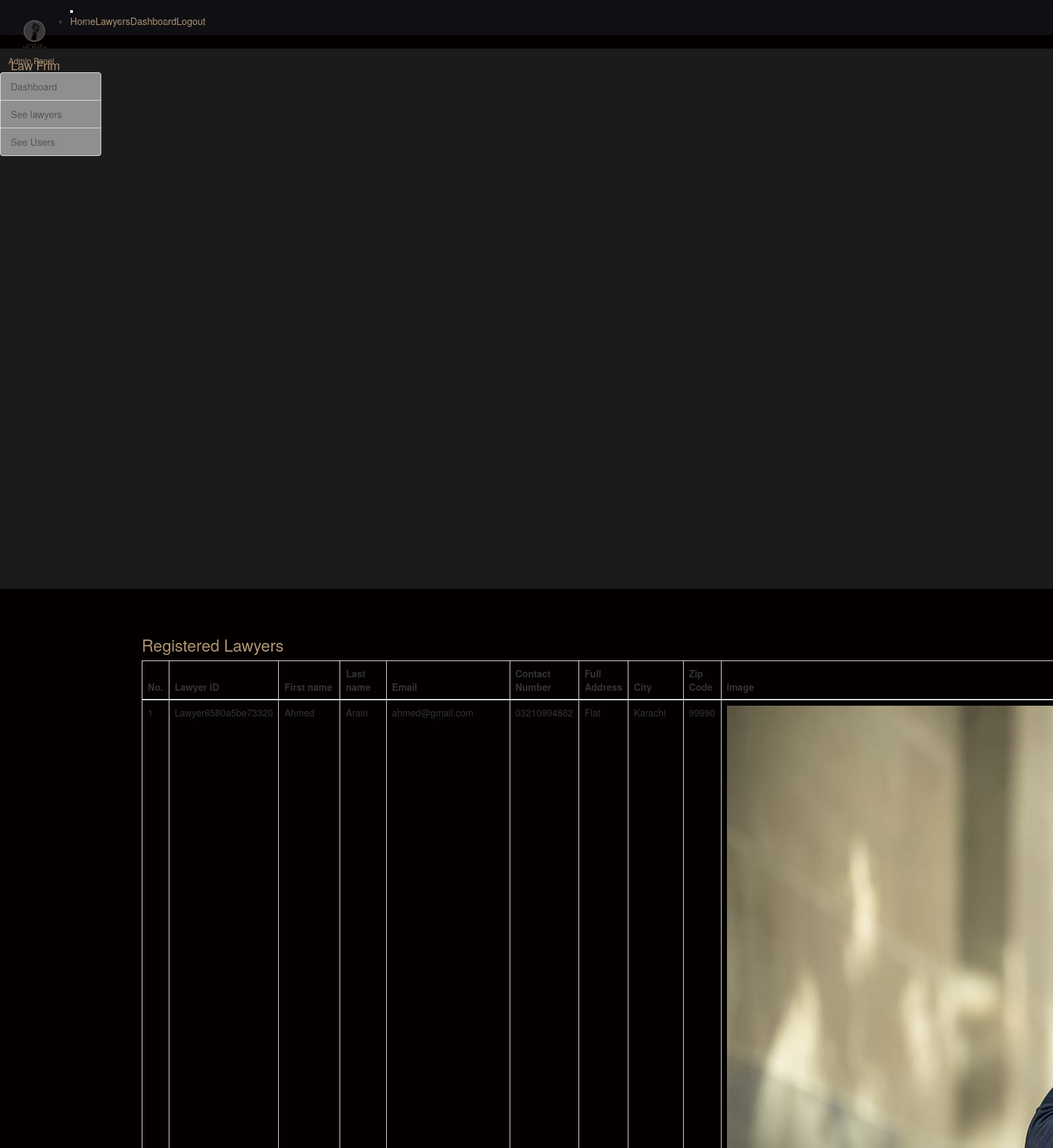
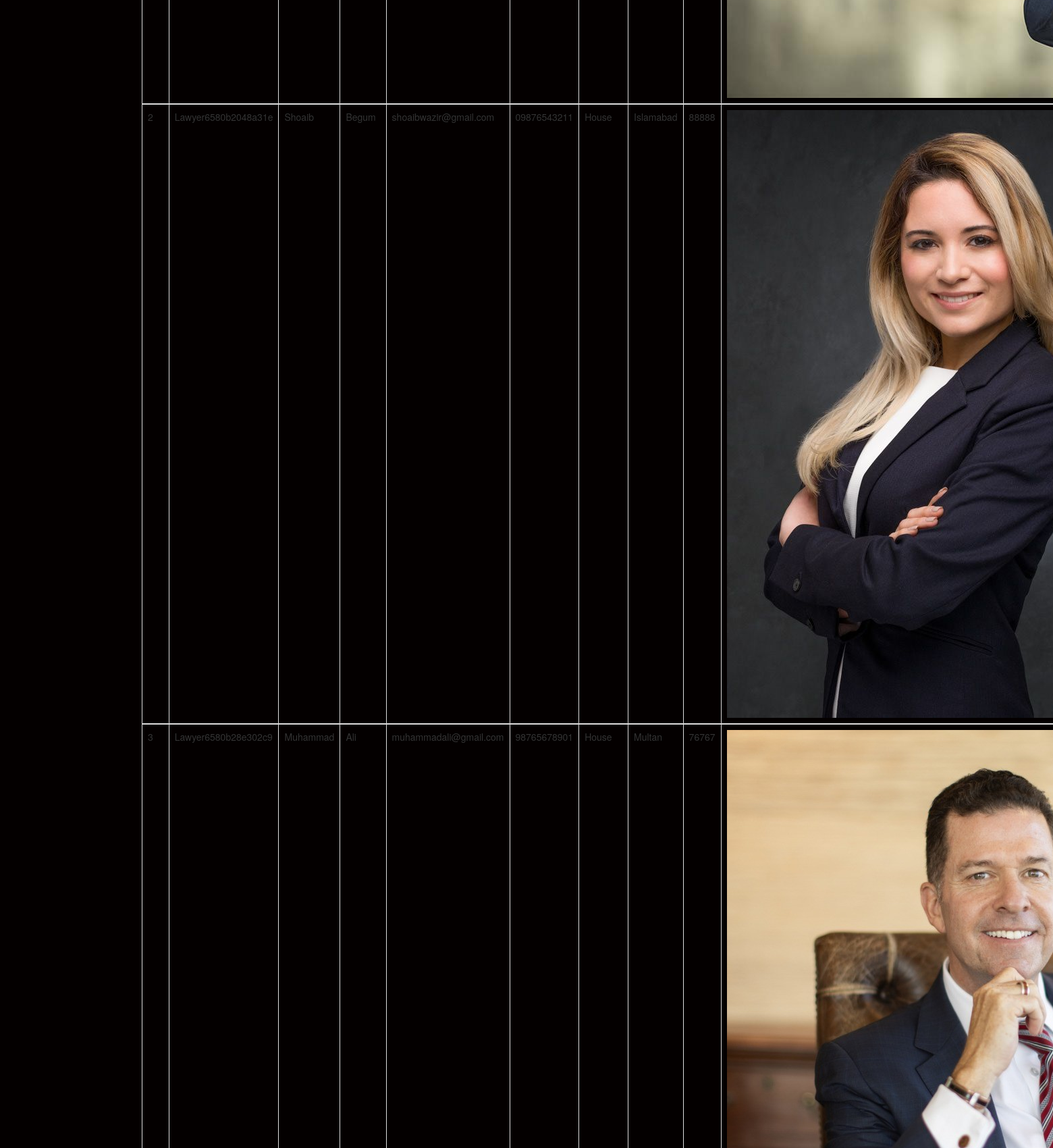
Page /admin_lawyer.php (signed in, upper part) on the committed database (2 pictures, top to bottom).
### tables this page shows
CREATE TABLE `lawyer` (
  `ID` int(11) NOT NULL,
  `lawyer_id` varchar(20) NOT NULL,
  `contact_Number` varchar(15) NOT NULL,
  `university_College` varchar(100) NOT NULL,
  `degree` varchar(100) NOT NULL,
  `passing_year` varchar(100) NOT NULL,
  `full_address` varchar(200) NOT NULL,
  `city` varchar(50) NOT NULL,
  `zip_code` varchar(50) NOT NULL,
  `practise_Length` varchar(100) NOT NULL,
  `case_handle` varchar(500) NOT NULL,
  `speciality` varchar(100) NOT NULL,
  `image` varchar(150) NOT NULL
);

CREATE TABLE `user` (
  `u_id` varchar(20) NOT NULL,
  `first_Name` varchar(100) NOT NULL,
  `last_Name` varchar(100) NOT NULL,
  `email` varchar(100) NOT NULL,
  `password` varchar(100) NOT NULL,
  `status` varchar(100) NOT NULL,
  `role` varchar(100) NOT NULL
);

### admin_lawyer.php (the view, shortened to what this page needs)
<?php
	if($_SESSION['login']==TRUE AND $_SESSION['status']=='Active'){
	?>
	<!doctype html>
	<html lang="en">
		<head>
			<link rel="stylesheet" href="https://use.fontawesome.com/releases/v5.8.1/css/all.css">
			<link rel="stylesheet" href="css/all.css">
			<link rel="stylesheet" href="css/simple-sidebar.css">
			<link rel="stylesheet" href="css/bootstrap.css">
			<link rel="stylesheet" href="css/style.css">
			<link rel="stylesheet" href="css/media.css">
		</head>
		<body>
			<?php
			include('header.php')
			?>
			<body>
				<div class="d-flex" id="wrapper">
					<div class="adsb" id="sidebar-wrapper" style="background-color: #1c1b1b !important;">
						<div class="sidebar-heading" style="color:#af9473;">Admin Panel</div>
						<div class="list-group list-group-flush" style="color:#af9473;">
							<a href="admin_dashboard.php" class="list-group-item list-group-item-action bg-light" style="background-color: #8f8f8f !important; ">Dashboard</a>
							<a href="admin_lawyer.php" class="list-group-item list-group-item-action bg-light" style="background-color: #8f8f8f !important; ">See lawyers</a>
							<a href="admin_user.php" class="list-group-item list-group-item-action bg-light" style="background-color: #8f8f8f !important; ">See Users</a>
							</div>
					</div>
					<section class="bookingrqst">
						<div class="container">
							<div class="span7">
								<div class="widget stacked widget-table action-table">
									<div class="widget-header">
										<h3 style="color:#af9473;">Registered Lawyers</h3>
									</div>
									<div class="widget-content">
										<table class="table  table-bordered  table-primary table-responsive">
											<thead>
												<tr>
													<th>No.</th>
													<th>Lawyer ID</th>
													<th>First name</th>
													<th>Last name</th>
													<th>Email</th>
													<th>Contact Number</th>
													<th>Full Address</th>
													<th>City</th>
													<th>Zip Code</th>
													<th>Image</th>
												</tr>
											</thead>
											<?php
												$conn = connect();
												$result = mysqli_query($conn,"SELECT * FROM user INNER JOIN lawyer on user.u_id=lawyer.lawyer_id");
												$counter = 0;
												while($row = mysqli_fetch_array($result)) {
												?>
												<tbody id="myTable">
													<tr>
														<td><?php echo ++$counter ;?></td>
														<td><?php echo $row["u_id"]; ?></td>
														<td><?php echo $row["first_Name"]; ?></td>
														<td><?php echo $row["last_Name"]; ?></td>
														<td><?php echo $row["email"]; ?></td>
														<td><?php echo $row["contact_Number"]; ?></td>
														<td><?php echo $row["full_address"]; ?></td>
														<td><?php echo $row["city"]; ?></td>
														<td><?php echo $row["zip_code"]; ?></td>
														<td><img src="images/upload/<?php echo $row["image"]; ?>" class="img-fluid " alt="<?php echo $row["image"]; ?>"></td>
													</tr>
													<?php
													}
												?>
											</table>
										</div>
									</div>
								</div>
							</div>
						</section>
					</div>
					</body>
					</body>
					</html>
					<?php
					}else
					header('location:login.php?deactivate');
					?>

### css/simple-sidebar.css (style rules this page uses)
body { overflow-x: hidden; }
#sidebar-wrapper { min-height: 100vh; margin-left: -15rem; -webkit-transition: margin .25s ease-out; -moz-transition: margin .25s ease-out; -o-transition: margin .25s ease-out; transition: margin .25s ease-out; }
#sidebar-wrapper .sidebar-heading { padding: 0.875rem 1.25rem; font-size: 1.2rem; }
#sidebar-wrapper .list-group { width: 15rem; }
@media (min-width: 768px) { #sidebar-wrapper { margin-left: 0; } }

### css/style.css (style rules this page uses)
* { margin: 0; padding: 0; }
html { height: 100% !important; }
body { display: flex !important; min-height: 100% !important; flex-direction: column; background-color:#040000 !important ; }
.bookingrqst { margin: 50px; }
.adsb { background-color: #1c1b1b !important; }

### rows in the picture
lawyer: lawyer.u_id "Lawyer6580a5be73320", lawyer.first_Name "Ahmed", lawyer.last_Name "Arain", lawyer.email "ahmed@gmail.com", contact_Number "03210994862", full_address "Flat", city "Karachi", zip_code "99990", image (picture)
lawyer: lawyer.u_id "Lawyer6580b2048a31e", lawyer.first_Name "Shoaib", lawyer.last_Name "Begum", lawyer.email "shoaibwazir@gmail.com", contact_Number "09876543211", full_address "House", city "Islamabad", zip_code "88888", image (picture)
lawyer: lawyer.u_id "Lawyer6580b28e302c9", lawyer.first_Name "Muhammad", lawyer.last_Name "Ali", lawyer.email "muhammadali@gmail.com", contact_Number "98765678901", full_address "House", city "Multan", zip_code "76767", image (picture)
